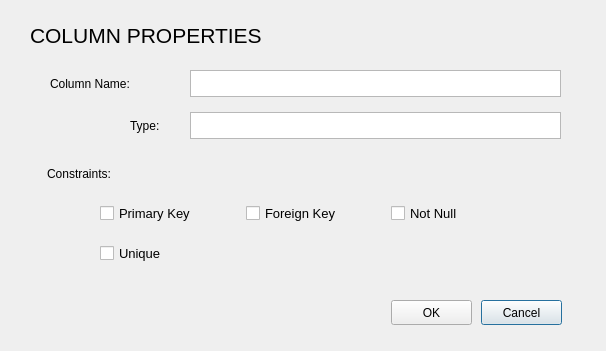
<?xml version="1.0" encoding="UTF-8"?>
<ui version="4.0">
 <class>Dialog</class>
 <widget class="QDialog" name="Dialog">
  <property name="geometry">
   <rect>
    <x>0</x>
    <y>0</y>
    <width>606</width>
    <height>351</height>
   </rect>
  </property>
  <property name="minimumSize">
   <size>
    <width>606</width>
    <height>351</height>
   </size>
  </property>
  <property name="maximumSize">
   <size>
    <width>606</width>
    <height>351</height>
   </size>
  </property>
  <property name="mouseTracking">
   <bool>true</bool>
  </property>
  <property name="windowTitle">
   <string>Column Properties</string>
  </property>
  <widget class="QLabel" name="column_desc">
   <property name="geometry">
    <rect>
     <x>30</x>
     <y>20</y>
     <width>271</width>
     <height>31</height>
    </rect>
   </property>
   <property name="maximumSize">
    <size>
     <width>271</width>
     <height>31</height>
    </size>
   </property>
   <property name="font">
    <font>
     <family>MS Shell Dlg 2</family>
     <pointsize>16</pointsize>
     <weight>9</weight>
     <italic>false</italic>
     <bold>false</bold>
    </font>
   </property>
   <property name="styleSheet">
    <string notr="true">text-align: center;
font: 75 16pt &quot;MS Shell Dlg 2&quot;;
color: black;
</string>
   </property>
   <property name="text">
    <string>COLUMN PROPERTIES</string>
   </property>
  </widget>
  <widget class="QLabel" name="column_name">
   <property name="geometry">
    <rect>
     <x>50</x>
     <y>70</y>
     <width>131</width>
     <height>27</height>
    </rect>
   </property>
   <property name="minimumSize">
    <size>
     <width>131</width>
     <height>27</height>
    </size>
   </property>
   <property name="maximumSize">
    <size>
     <width>131</width>
     <height>27</height>
    </size>
   </property>
   <property name="styleSheet">
    <string notr="true">text-align: center;
font: 75 12pt &quot;MS Shell Dlg 2&quot;;
color: black;
</string>
   </property>
   <property name="text">
    <string>Column Name:</string>
   </property>
  </widget>
  <widget class="QTextEdit" name="column_input">
   <property name="geometry">
    <rect>
     <x>190</x>
     <y>70</y>
     <width>371</width>
     <height>27</height>
    </rect>
   </property>
   <property name="html">
    <string>&lt;!DOCTYPE HTML PUBLIC &quot;-//W3C//DTD HTML 4.0//EN&quot; &quot;http://www.w3.org/TR/REC-html40/strict.dtd&quot;&gt;
&lt;html&gt;&lt;head&gt;&lt;meta name=&quot;qrichtext&quot; content=&quot;1&quot; /&gt;&lt;style type=&quot;text/css&quot;&gt;
p, li { white-space: pre-wrap; }
&lt;/style&gt;&lt;/head&gt;&lt;body style=&quot; font-family:'MS Shell Dlg 2'; font-size:8.25pt; font-weight:400; font-style:normal;&quot;&gt;
&lt;p style=&quot;-qt-paragraph-type:empty; margin-top:0px; margin-bottom:0px; margin-left:0px; margin-right:0px; -qt-block-indent:0; text-indent:0px;&quot;&gt;&lt;br /&gt;&lt;/p&gt;&lt;/body&gt;&lt;/html&gt;</string>
   </property>
  </widget>
  <widget class="QLabel" name="type_label">
   <property name="geometry">
    <rect>
     <x>130</x>
     <y>110</y>
     <width>51</width>
     <height>31</height>
    </rect>
   </property>
   <property name="minimumSize">
    <size>
     <width>51</width>
     <height>31</height>
    </size>
   </property>
   <property name="maximumSize">
    <size>
     <width>51</width>
     <height>31</height>
    </size>
   </property>
   <property name="styleSheet">
    <string notr="true">text-align: center;
font: 75 12pt &quot;MS Shell Dlg 2&quot;;
color: black;
</string>
   </property>
   <property name="text">
    <string>Type:</string>
   </property>
  </widget>
  <widget class="QTextEdit" name="type_input">
   <property name="geometry">
    <rect>
     <x>190</x>
     <y>112</y>
     <width>371</width>
     <height>27</height>
    </rect>
   </property>
   <property name="html">
    <string>&lt;!DOCTYPE HTML PUBLIC &quot;-//W3C//DTD HTML 4.0//EN&quot; &quot;http://www.w3.org/TR/REC-html40/strict.dtd&quot;&gt;
&lt;html&gt;&lt;head&gt;&lt;meta name=&quot;qrichtext&quot; content=&quot;1&quot; /&gt;&lt;style type=&quot;text/css&quot;&gt;
p, li { white-space: pre-wrap; }
&lt;/style&gt;&lt;/head&gt;&lt;body style=&quot; font-family:'MS Shell Dlg 2'; font-size:8.25pt; font-weight:400; font-style:normal;&quot;&gt;
&lt;p style=&quot;-qt-paragraph-type:empty; margin-top:0px; margin-bottom:0px; margin-left:0px; margin-right:0px; -qt-block-indent:0; text-indent:0px;&quot;&gt;&lt;br /&gt;&lt;/p&gt;&lt;/body&gt;&lt;/html&gt;</string>
   </property>
  </widget>
  <widget class="QLabel" name="constrain_label">
   <property name="geometry">
    <rect>
     <x>47</x>
     <y>158</y>
     <width>111</width>
     <height>31</height>
    </rect>
   </property>
   <property name="styleSheet">
    <string notr="true">text-align: center;
font: 75 12pt &quot;MS Shell Dlg 2&quot;;
color: black;
</string>
   </property>
   <property name="text">
    <string>Constraints:</string>
   </property>
  </widget>
  <widget class="QWidget" name="horizontalLayoutWidget">
   <property name="geometry">
    <rect>
     <x>100</x>
     <y>193</y>
     <width>431</width>
     <height>41</height>
    </rect>
   </property>
   <layout class="QHBoxLayout" name="horizontalLayout">
    <item>
     <widget class="QCheckBox" name="primary_key">
      <property name="font">
       <font>
        <family>MS Shell Dlg 2</family>
        <pointsize>10</pointsize>
        <weight>50</weight>
        <italic>false</italic>
        <bold>false</bold>
       </font>
      </property>
      <property name="styleSheet">
       <string notr="true">font: 10pt &quot;MS Shell Dlg 2&quot;;</string>
      </property>
      <property name="text">
       <string>Primary Key</string>
      </property>
     </widget>
    </item>
    <item>
     <widget class="QCheckBox" name="foreign_key">
      <property name="font">
       <font>
        <family>MS Shell Dlg 2</family>
        <pointsize>10</pointsize>
        <weight>50</weight>
        <italic>false</italic>
        <bold>false</bold>
       </font>
      </property>
      <property name="styleSheet">
       <string notr="true">font: 10pt &quot;MS Shell Dlg 2&quot;;</string>
      </property>
      <property name="text">
       <string>Foreign Key</string>
      </property>
     </widget>
    </item>
    <item>
     <widget class="QCheckBox" name="not_null">
      <property name="font">
       <font>
        <family>MS Shell Dlg 2</family>
        <pointsize>10</pointsize>
        <weight>50</weight>
        <italic>false</italic>
        <bold>false</bold>
       </font>
      </property>
      <property name="styleSheet">
       <string notr="true">font: 10pt &quot;MS Shell Dlg 2&quot;;</string>
      </property>
      <property name="text">
       <string>Not Null</string>
      </property>
     </widget>
    </item>
   </layout>
  </widget>
  <widget class="QWidget" name="horizontalLayoutWidget_2">
   <property name="geometry">
    <rect>
     <x>100</x>
     <y>233</y>
     <width>431</width>
     <height>41</height>
    </rect>
   </property>
   <layout class="QHBoxLayout" name="horizontalLayout_2">
    <item>
     <widget class="QCheckBox" name="unique">
      <property name="font">
       <font>
        <family>MS Shell Dlg 2</family>
        <pointsize>10</pointsize>
        <weight>50</weight>
        <italic>false</italic>
        <bold>false</bold>
       </font>
      </property>
      <property name="styleSheet">
       <string notr="true">font: 10pt &quot;MS Shell Dlg 2&quot;;</string>
      </property>
      <property name="text">
       <string>Unique</string>
      </property>
     </widget>
    </item>
   </layout>
  </widget>
  <widget class="QPushButton" name="CCancel">
   <property name="geometry">
    <rect>
     <x>481</x>
     <y>300</y>
     <width>81</width>
     <height>25</height>
    </rect>
   </property>
   <property name="text">
    <string>Cancel</string>
   </property>
  </widget>
  <widget class="QPushButton" name="COK">
   <property name="geometry">
    <rect>
     <x>391</x>
     <y>300</y>
     <width>81</width>
     <height>25</height>
    </rect>
   </property>
   <property name="text">
    <string>OK</string>
   </property>
  </widget>
 </widget>
 <resources/>
 <connections/>
</ui>
